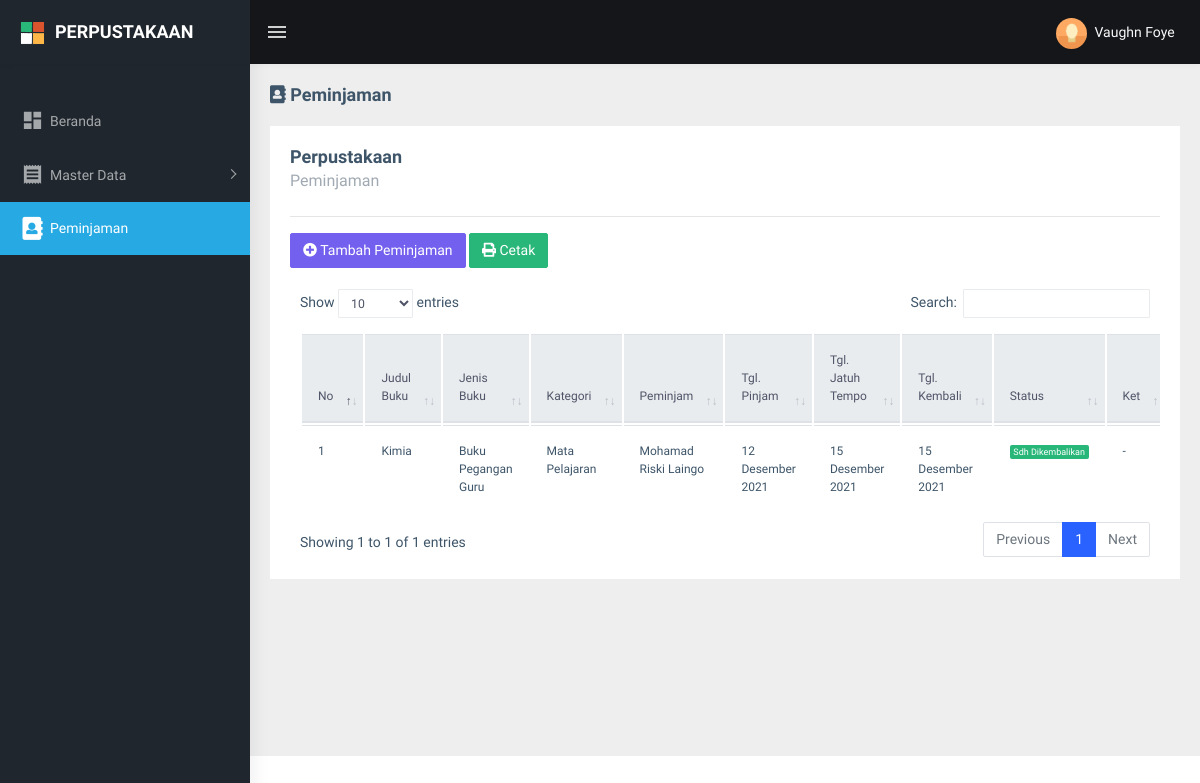
Screenshot of /simperpus/peminjaman (signed in) with the database file from the repository.
### tables this page shows
CREATE TABLE `transaksi` (
  `id_transaksi` int(11) NOT NULL,
  `id_buku` int(11) NOT NULL,
  `nisn` varchar(20) NOT NULL,
  `nuptk` varchar(20) NOT NULL,
  `tgl_pinjam` date NOT NULL,
  `lama` int(3) NOT NULL,
  `tgl_jatuh_tempo` date NOT NULL,
  `tgl_kembali` date NOT NULL,
  `denda` int(25) NOT NULL
);

CREATE TABLE `buku` (
  `id_buku` int(11) NOT NULL,
  `kode_isbn` varchar(100) NOT NULL,
  `no_buku` char(6) NOT NULL,
  `judul_buku` varchar(120) NOT NULL,
  `pengarang` varchar(100) NOT NULL,
  `penerbit` varchar(100) NOT NULL,
  `tahun_terbit` varchar(5) NOT NULL,
  `tempat_terbit` varchar(100) NOT NULL,
  `kategori_buku` tinyint(4) NOT NULL,
  `jenis` int(11) DEFAULT NULL,
  `kode_klasifikasi` char(30) NOT NULL,
  `kelas` char(5) DEFAULT NULL,
  `jilid_edisi` varchar(20) NOT NULL,
  `jumlah_buku` int(11) NOT NULL,
  `sumber_dana` varchar(50) NOT NULL,
  `harga_satuan` int(11) NOT NULL,
  `tanggal_input` datetime NOT NULL
);

CREATE TABLE `anggota` (
  `nisn` varchar(20) NOT NULL,
  `nama_lengkap` varchar(100) NOT NULL,
  `no_hp` varchar(14) NOT NULL,
  `tempat_lahir` varchar(20) NOT NULL,
  `tgl_lahir` date NOT NULL,
  `jk` varchar(10) NOT NULL,
  `id_kelas` int(11) NOT NULL,
  `thn_masuk` varchar(4) NOT NULL,
  `foto` varchar(50) NOT NULL,
  `pass` varchar(80) NOT NULL,
  `username` varchar(50) NOT NULL
);

### simperpus/app/get_data.php (called while the page is built, shortened)
<?php
    if (isset($_SESSION['unique_user']) && $_SESSION['type_user'] == "anggota") {
        $stmt_data = $mysqli->prepare("SELECT * FROM anggota WHERE nisn='{$_SESSION['unique2_user']}'");
        $stmt_data->execute();
        $result_data = $stmt_data->get_result();
        $row_data = $result_data->fetch_object();
        $stmt_transaksi = $mysqli->prepare("SELECT * FROM transaksi WHERE nisn='{$_SESSION['unique2_user']}'");
        $stmt_transaksi->execute();
        $result_transaksi = $stmt_transaksi->get_result();
        $row_transaksi = $result_transaksi->fetch_object();
        $stmt_transaksi2 = $mysqli->prepare("SELECT * FROM transaksi WHERE tgl_kembali='0' AND nisn='{$_SESSION['unique2_user']}'");
        $stmt_transaksi2->execute();
        $result_transaksi2 = $stmt_transaksi2->get_result();
        $row_transaksi2 = $result_transaksi2->fetch_object();
        $stmt_transaksi->close();
        $stmt_data->close();
        $stmt_transaksi2->close();
    } else if (isset($_SESSION['unique_user']) && $_SESSION['type_user'] == "admin") {
        $stmt_data = $mysqli->prepare("SELECT * FROM admin WHERE id_admin='{$_SESSION['unique2_user']}'");
        $stmt_data->execute();
        $result_data = $stmt_data->get_result();
        $row_data = $result_data->fetch_object();
    }
?>

### simperpus/app/controller/admin/function.php (the view, shortened to what this page needs)
    <?php
function tampil_data_pinjam($mysqli)
{
    $nomor  = 1;
    $query = $mysqli->prepare('SELECT * FROM transaksi JOIN buku ON transaksi.id_buku = buku.id_buku');
    $query->execute();
    $result = $query->get_result();
    while ($row = $result->fetch_object()) {
    if ($row->jenis == 1) {
        $kato = 'Buku Pegangan Guru';
    } else if ($row->jenis == 2) {
        $kato = 'Buku Pegangan Siswa';
    } else if ($row->jenis == 0) {
        $kato = 'Buku Fiksi';
    } else if ($row->jenis == 3) {
        $kato = 'Buku Non Fiksi';
    }   else {
        $kato = '-';
    }
    if ($row->kategori_buku == 1) {
        $kate = 'Mata Pelajaran';
    } else if ($row->kategori_buku == 0) {
        $kate = 'Fiksi';
    } else if ($row->kategori_buku == 2) {
        $kate = 'Non Fiksi';
    } else {
        $kate = '-';
    }
    ?>
        <tr>
            <td><?= $nomor++ ?></td>
            <td><?= $row->judul_buku; ?></td>
            <td><?= $kato; ?></td>
            <td><?= $kate; ?></td>
            <td>
                <?php
                if ($row->nisn == '0') {
                    $query_guru = $mysqli->query("SELECT * FROM guru WHERE nuptk ='$row->nuptk'");
                    $row_guru = $query_guru->fetch_object();
                    echo $row_guru->nama_lengkap;
                } else if ($row->nuptk == '0') {
                    $query_anggota = $mysqli->query("SELECT * FROM anggota WHERE nisn ='$row->nisn'");
                    $row_anggota = $query_anggota->fetch_object();
                    echo $row_anggota->nama_lengkap;
                }
                ?>
            </td>
            <td><?= tgl_indo($row->tgl_pinjam) ?></td>
            <td><?= tgl_indo($row->tgl_jatuh_tempo) ?></td>
            <td>
                <?php
                if ($row->tgl_kembali == 0) {
                    echo '<div class="text-danger">Blm Dikembalikan</div>';
                } else {
                    echo tgl_indo($row->tgl_kembali);
                }
                ?>
            </td>
            <td>
                <?php
                if ($row->tgl_kembali == 0) {
                    echo '<div class="badge badge-danger">Blm Dikembalikan</div>';
                } else {
                    echo '<div class="badge badge-success">Sdh Dikembalikan</div>';
                }
                ?>
            </td>
            <td>
                <?php
                if ($row->denda == 0) {
                    echo '-';
                } else {
                    echo 'Denda Rp. ';
                    echo number_format($row->denda);
                }
                ?>
            </td>
        </tr>
    <?php
    }
}
    ?>

### simperpus/views/layout/navbar.php (shortened to what this page needs)
<div id="main-wrapper">
    <header class="topbar" data-navbarbg="skin5">
        <nav class="navbar top-navbar navbar-expand-md navbar-dark">
            <div class="navbar-header" data-logobg="skin5">
                <?php if (isset($_GET['views_admin'])) : ?>
                    <a class="navbar-brand" href="beranda_admin">
                        <b class="logo-icon p-l-10">
                            <img src="public/assets/images/logo-icon.png" alt="homepage" class="light-logo" />
                        </b>
                        <span class="logo-text">
                            <h4 class="light-logo mt-2">PERPUSTAKAAN</h4>
                        </span>
                    </a>
                <?php endif; ?>
            </div>
            <div class="navbar-collapse collapse" id="navbarSupportedContent" data-navbarbg="skin5">
                <ul class="navbar-nav float-left mr-auto">
                    <li class="nav-item d-none d-md-block"><a class="nav-link sidebartoggler waves-effect waves-light" href="javascript:void(0)" data-sidebartype="mini-sidebar"><i class="mdi mdi-menu font-24"></i></a></li>
                </ul>
                <ul class="navbar-nav float-right">
                    <li class="nav-item dropdown">
                        <?php if (isset($_GET['views_admin'])) : ?>
                            <a class="nav-link dropdown-toggle text-muted waves-effect waves-dark pro-pic" href="" data-toggle="dropdown" aria-haspopup="true" aria-expanded="false">
                                <img src="public/assets/images/users/1.jpg" alt="user" class="rounded-circle" width="31">
                                <span class="text-light ml-1"><?= $row_data->nama; ?></span>
                            </a>
                        <?php endif; ?>
                    </li>
                </ul>
            </div>
        </nav>
    </header>

### rows the page displays
transaksi: id_buku.judul_buku "Kimia", id_buku.jenis "Buku Pegangan Guru", id_buku.kategori_buku "Mata Pelajaran", nisn.nama_lengkap "Mohamad Riski Laingo", tgl_pinjam "12 Desember 2021", tgl_jatuh_tempo "15 Desember 2021", tgl_kembali "15 Desember 2021", shows "Sdh Dikembalikan"

### other values shown
$row_data->nama "Vaughn Foye"
$title "Peminjaman"
